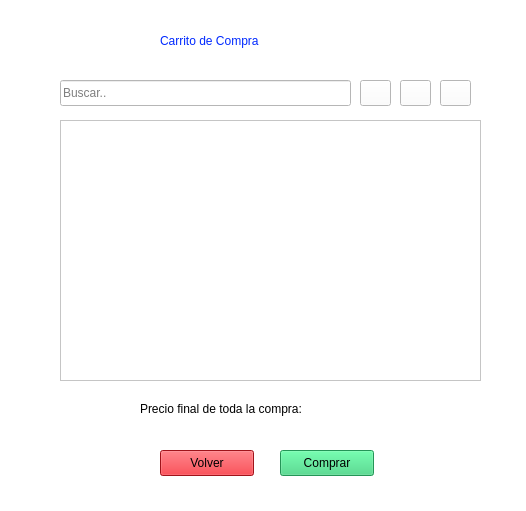
<?xml version="1.0" encoding="UTF-8"?>
<ui version="4.0">
 <class>shoppingCart</class>
 <widget class="QWidget" name="shoppingCart">
  <property name="geometry">
   <rect>
    <x>0</x>
    <y>0</y>
    <width>526</width>
    <height>511</height>
   </rect>
  </property>
  <property name="windowTitle">
   <string>Carrito de compra</string>
  </property>
  <property name="whatsThis">
   <string/>
  </property>
  <property name="accessibleName">
   <string/>
  </property>
  <property name="accessibleDescription">
   <string/>
  </property>
  <property name="styleSheet">
   <string notr="true">background-color: rgb(255, 255, 255);</string>
  </property>
  <widget class="QLineEdit" name="filterInput">
   <property name="geometry">
    <rect>
     <x>60</x>
     <y>80</y>
     <width>291</width>
     <height>26</height>
    </rect>
   </property>
   <property name="toolTip">
    <string/>
   </property>
   <property name="statusTip">
    <string/>
   </property>
   <property name="accessibleName">
    <string/>
   </property>
   <property name="accessibleDescription">
    <string/>
   </property>
   <property name="accessibleIdentifier">
    <string/>
   </property>
   <property name="styleSheet">
    <string notr="true">color: rgb(0, 0, 0);</string>
   </property>
   <property name="placeholderText">
    <string>Buscar..</string>
   </property>
  </widget>
  <widget class="QTableWidget" name="tableProducts">
   <property name="enabled">
    <bool>false</bool>
   </property>
   <property name="geometry">
    <rect>
     <x>60</x>
     <y>120</y>
     <width>421</width>
     <height>261</height>
    </rect>
   </property>
   <property name="cursor" stdset="0">
    <cursorShape>PointingHandCursor</cursorShape>
   </property>
   <property name="styleSheet">
    <string notr="true">color: rgb(0, 0, 0);</string>
   </property>
  </widget>
  <widget class="QPushButton" name="buttonBack">
   <property name="geometry">
    <rect>
     <x>160</x>
     <y>450</y>
     <width>94</width>
     <height>26</height>
    </rect>
   </property>
   <property name="styleSheet">
    <string notr="true">color: rgb(0, 0, 0);
background-color: rgb(224, 27, 36);</string>
   </property>
   <property name="text">
    <string>Volver</string>
   </property>
  </widget>
  <widget class="QPushButton" name="buttonBuy">
   <property name="geometry">
    <rect>
     <x>280</x>
     <y>450</y>
     <width>94</width>
     <height>26</height>
    </rect>
   </property>
   <property name="styleSheet">
    <string notr="true">color: rgb(0, 0, 0);
background-color: rgb(51, 209, 122);</string>
   </property>
   <property name="text">
    <string>Comprar</string>
   </property>
  </widget>
  <widget class="QPushButton" name="orderUp">
   <property name="geometry">
    <rect>
     <x>400</x>
     <y>80</y>
     <width>31</width>
     <height>26</height>
    </rect>
   </property>
   <property name="cursor">
    <cursorShape>PointingHandCursor</cursorShape>
   </property>
   <property name="toolTip">
    <string>Ordenar precio total de manera descendente</string>
   </property>
   <property name="toolTipDuration">
    <number>10000</number>
   </property>
   <property name="text">
    <string/>
   </property>
  </widget>
  <widget class="QPushButton" name="orderDown">
   <property name="geometry">
    <rect>
     <x>440</x>
     <y>80</y>
     <width>31</width>
     <height>26</height>
    </rect>
   </property>
   <property name="cursor">
    <cursorShape>PointingHandCursor</cursorShape>
   </property>
   <property name="toolTip">
    <string>Ordenar precio total de manera ascendente</string>
   </property>
   <property name="toolTipDuration">
    <number>10000</number>
   </property>
   <property name="text">
    <string/>
   </property>
  </widget>
  <widget class="QPushButton" name="resetTable">
   <property name="geometry">
    <rect>
     <x>360</x>
     <y>80</y>
     <width>31</width>
     <height>26</height>
    </rect>
   </property>
   <property name="cursor">
    <cursorShape>PointingHandCursor</cursorShape>
   </property>
   <property name="toolTip">
    <string>&lt;html&gt;&lt;head/&gt;&lt;body&gt;&lt;p&gt;Sin un orden especifico&lt;/p&gt;&lt;/body&gt;&lt;/html&gt;</string>
   </property>
   <property name="toolTipDuration">
    <number>10000</number>
   </property>
   <property name="text">
    <string/>
   </property>
  </widget>
  <widget class="QLabel" name="title">
   <property name="geometry">
    <rect>
     <x>160</x>
     <y>20</y>
     <width>231</width>
     <height>41</height>
    </rect>
   </property>
   <property name="styleSheet">
    <string notr="true">color: rgb(0, 41, 255); 
font: 500 20pt &quot;Ubuntu Sans&quot;;</string>
   </property>
   <property name="text">
    <string>Carrito de Compra</string>
   </property>
  </widget>
  <widget class="QLabel" name="label_price">
   <property name="geometry">
    <rect>
     <x>140</x>
     <y>400</y>
     <width>211</width>
     <height>18</height>
    </rect>
   </property>
   <property name="styleSheet">
    <string notr="true">color: rgb(0, 0, 0);</string>
   </property>
   <property name="text">
    <string>Precio final de toda la compra:</string>
   </property>
  </widget>
  <widget class="QLabel" name="printPrice">
   <property name="geometry">
    <rect>
     <x>350</x>
     <y>400</y>
     <width>61</width>
     <height>18</height>
    </rect>
   </property>
   <property name="styleSheet">
    <string notr="true">color: rgb(0, 0, 0);</string>
   </property>
   <property name="text">
    <string/>
   </property>
  </widget>
 </widget>
 <resources/>
 <connections/>
</ui>
